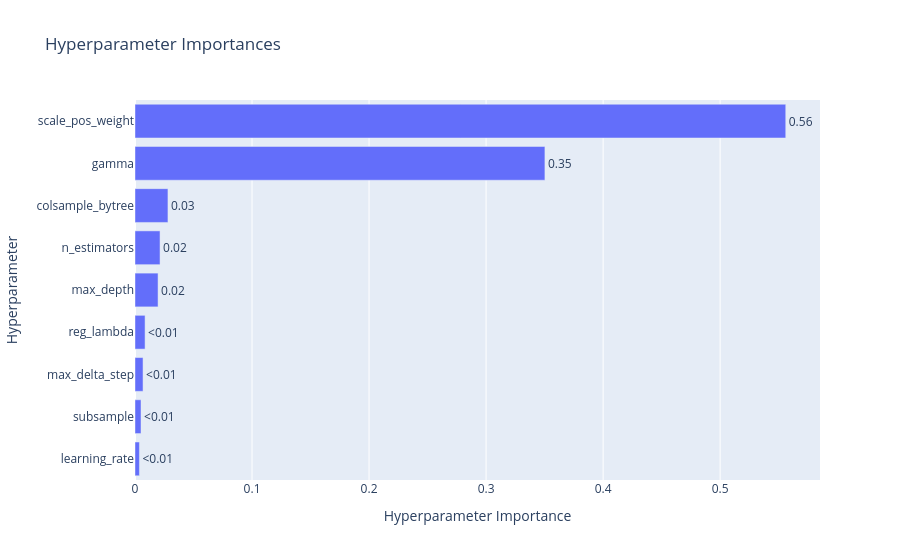

The notebook cell saved with this chart:
### Code cell
import optuna.visualization as vis

# Shows progress over time
fig = vis.plot_param_importances(study)
fig.show()

### Figure 1 — Plotly figure (JSON) as saved in the notebook; plotly's stock layout.template omitted (floating-point values rounded to 4 significant figures)
{"data": [{"cliponaxis": false, "hovertemplate": ["learning_rate (FloatDistribution): 0.0037835658011363157<extra></extra>", "subsample (FloatDistribution): 0.00515165686976649<extra></extra>", "max_delta_step (IntDistribution): 0.006869619486681342<extra></extra>", "reg_lambda (FloatDistribution): 0.008606700365408906<extra></extra>", "max_depth (IntDistribution): 0.01969330792877459<extra></extra>", "n_estimators (IntDistribution): 0.021396571680652243<extra></extra>", "colsample_bytree (FloatDistribution): 0.02815295653857308<extra></extra>", "gamma (FloatDistribution): 0.3502796669664788<extra></extra>", "scale_pos_weight (FloatDistribution): 0.5560659543625279<extra></extra>"], "name": "Objective Value", "orientation": "h", "text": ["<0.01", "<0.01", "<0.01", "<0.01", "0.02", "0.02", "0.03", "0.35", "0.56"], "textposition": "outside", "type": "bar", "x": [0.003784, 0.005152, 0.00687, 0.008607, 0.01969, 0.0214, 0.02815, 0.3503, 0.5561], "y": ["learning_rate", "subsample", "max_delta_step", "reg_lambda", "max_depth", "n_estimators", "colsample_bytree", "gamma", "scale_pos_weight"]}], "layout": {"title": {"text": "Hyperparameter Importances"}, "xaxis": {"title": {"text": "Hyperparameter Importance"}}, "yaxis": {"title": {"text": "Hyperparameter"}}}}
